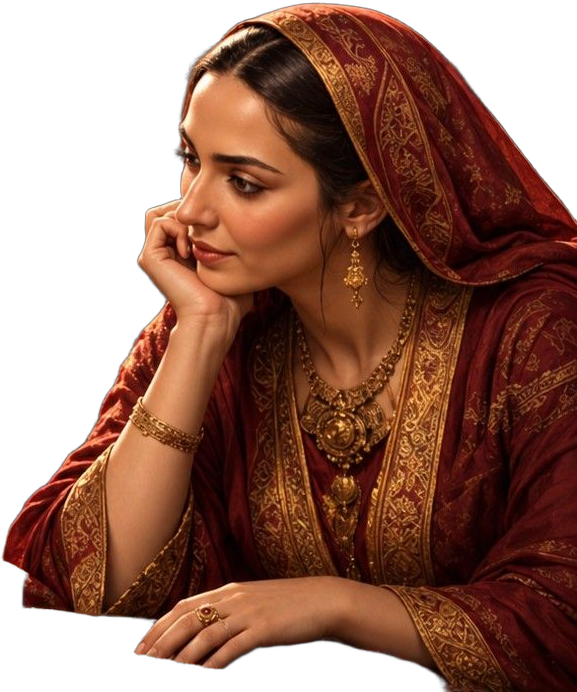
#> input picture art-src/samira-stall.png, 577 x 692 px, given in place of stall-empty-patched.png, which was not available
$ python stall-buyers-test.py out.png 1.0
#> lines starting #> are read from the running program, lines starting #| are printed output that depends on the picture; pictures that were not available may be replaced by others from this repository, and a replacement may not be noted
#!/usr/bin/env python3
"""Put the hero and every buyer on the new stall the way the game will, and write a contact sheet.
Buyer pictures are cut off at their sides and bottom; the counter hides the bottom, the frame edge
hides the right side, and a pile of folded rugs, sized per buyer, hides the left side."""
from PIL import Image, ImageFilter, ImageEnhance
import numpy as np, glob, os, sys
OUT = sys.argv[1] if len(sys.argv) > 1 else '.'
FH, OV = 900, 790
PILE_H, CARVE = float(sys.argv[2]) if len(sys.argv) > 2 else 0.17, 0.07                      # frame height (crop of the 1536x1024 stall) and counter line
base = Image.open('public/art/stall2/stall-empty-patched.png').convert('RGBA')
#> base is the input picture: PIL image 577x692 RGBA; mean R, G, B, A 74, 35.4, 21.7, 177.4
full = Image.open('public/art/stall2/stall-pile-src.png').convert('RGBA')
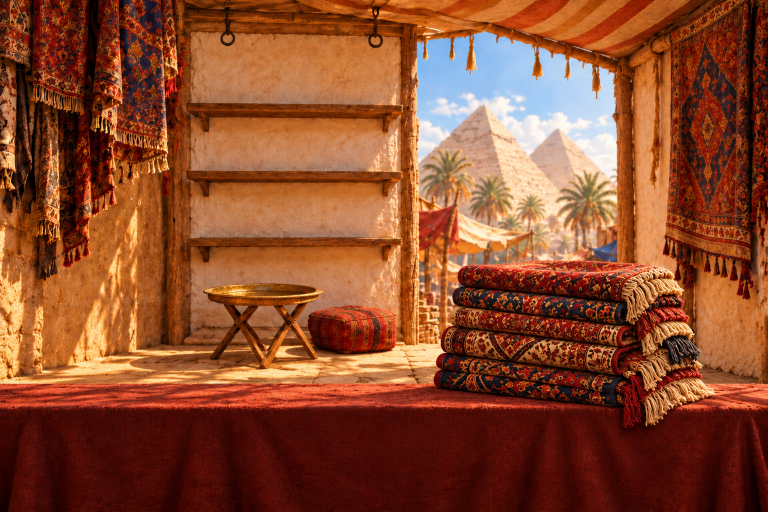
#> input picture art-src/stall-empty.png, 1536 x 1024 px, given in place of stall-pile-src.png, which was not available (shown at 1/2 size)
pm = Image.open('public/art/stall2/pile-mask.png').convert('L').filter(ImageFilter.GaussianBlur(1.2))
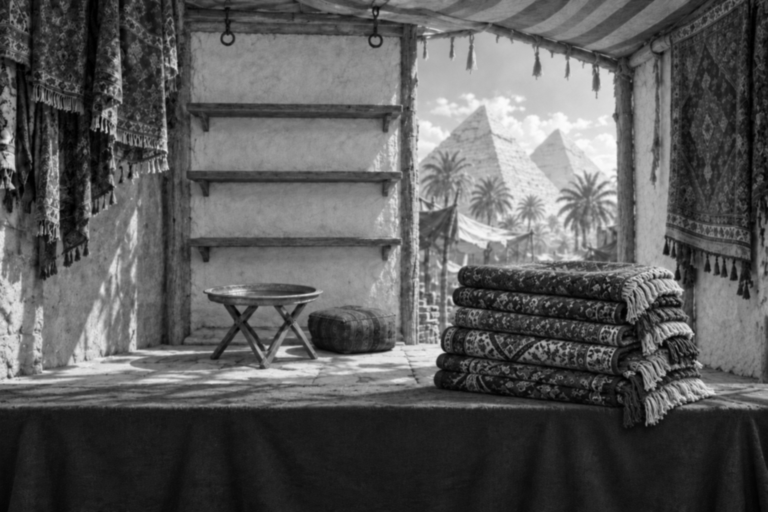
#> pm: PIL image 1536x1024 L (shown at 1/2 size); min 0, max 253, mean 90.4
pile = full.copy(); pile.putalpha(pm); bb = pm.getbbox(); pile = pile.crop(bb); PBOT = bb[3]
#> after `pile.putalpha(pm)`:
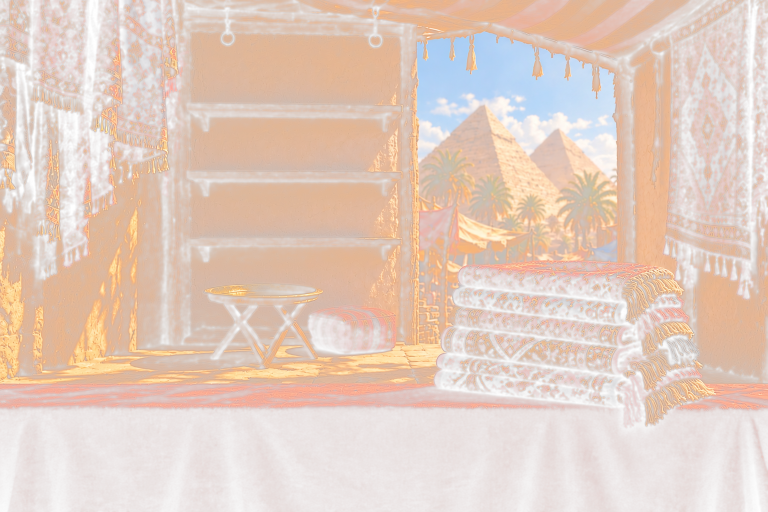
#> pile: PIL image 1536x1024 RGBA (shown at 1/2 size); mean R, G, B, A 139.2, 74.4, 45, 90.4; transparent parts drawn white
#> after `bb = pm.getbbox()`: bb = (0, 0, 1536, 1024)
#> after `PBOT = bb[3]`: PBOT = 1024
st = base.crop((0, 0, 1536, FH)); W, H = st.size
#> after `st = base.crop((0, 0, 1536, FH))`:
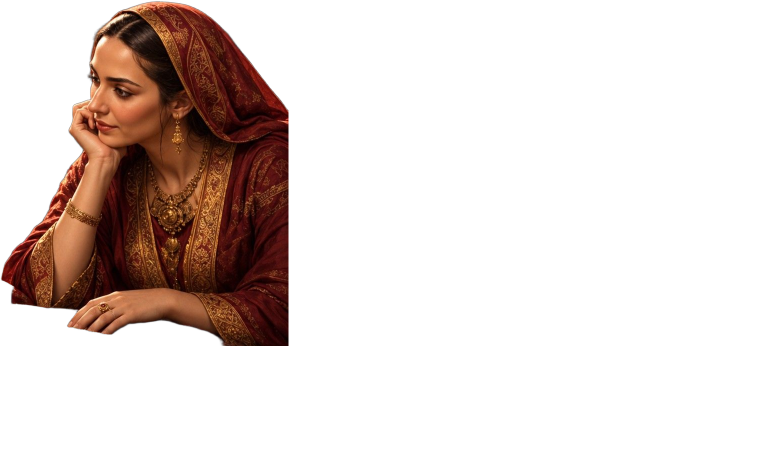
#> st: PIL image 1536x900 RGBA (shown at 1/2 size); mean R, G, B, A 21.4, 10.2, 6.3, 51.2; transparent parts drawn white
#> after `W, H = st.size`: W = 1536; H = 900
fg = st.crop((0, OV, W, H)); g = np.full((fg.size[1], W), 255, np.uint8); g[:10] = np.linspace(0, 255, 10)[:, None]; fg.putalpha(Image.fromarray(g))
#> after `fg = st.crop((0, OV, W, H))`: fg: PIL image 1536x110 RGBA; every value is 0
#> after `fg.putalpha(Image.fromarray(g))`:
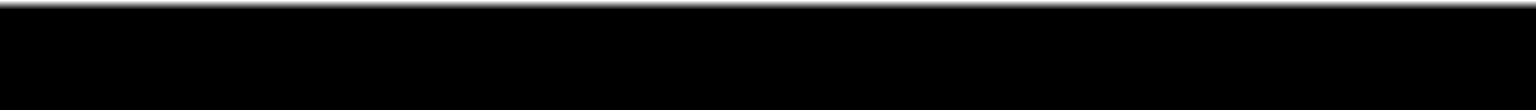
#> fg: PIL image 1536x110 RGBA; mean R, G, B, A 0, 0, 0, 243.4; transparent parts drawn white
#> after `fg.putalpha(Image.fromarray(g))`:
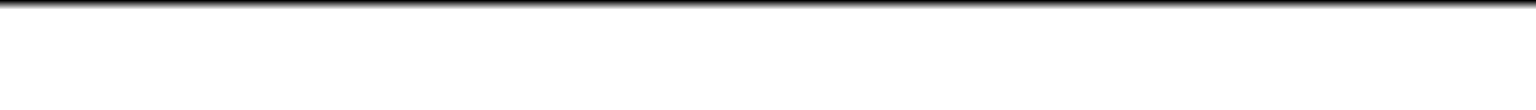
#> g: shape (110, 1536); min 0, max 255, mean 243.4

def grade(im):
    a = im.split()[3]
    arr = np.asarray(ImageEnhance.Color(im.convert('RGB')).enhance(1.08)).astype(float) * np.array([1.04, 0.98, 0.88])
    o = Image.fromarray(np.clip(arr, 0, 255).astype(np.uint8)).convert('RGBA'); o.putalpha(a); return o

def shadow(c, fig, p, k=0.45):
    a = fig.split()[3].filter(ImageFilter.GaussianBlur(18)); sh = Image.new('RGBA', fig.size, (20, 8, 2, 0))
    sh.putalpha(a.point(lambda v: int(v * k))); c.alpha_composite(sh, (p[0] + 14, p[1] + 10))

#> (the run stopped early here; a loop or call above may not have finished)
